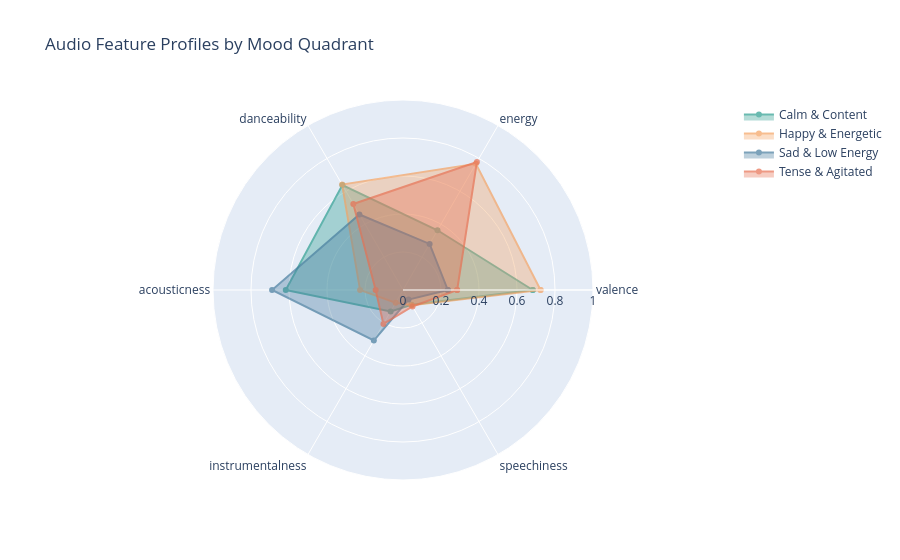

The code cell stored with this chart in its notebook:
### Code cell
# Radar chart using Plotly
fig = go.Figure()

colors_radar = {'Happy & Energetic': '#f4a261', 'Calm & Content': '#2a9d8f',
                'Tense & Agitated': '#e76f51', 'Sad & Low Energy': '#457b9d'}

for quadrant, row in quadrant_profiles.iterrows():
    values = row.tolist() + [row.tolist()[0]]  # close the polygon
    categories = radar_features + [radar_features[0]]
    fig.add_trace(go.Scatterpolar(
        r=values, theta=categories, fill='toself',
        name=quadrant, line_color=colors_radar[quadrant], opacity=0.7
    ))

fig.update_layout(
    polar=dict(radialaxis=dict(visible=True, range=[0, 1])),
    title='Audio Feature Profiles by Mood Quadrant',
    showlegend=True
)
fig.show()

### Figure 1 — Plotly figure (JSON) as saved in the notebook; plotly's stock layout.template omitted (floating-point values rounded to 4 significant figures)
{"data": [{"fill": "toself", "line": {"color": "#2a9d8f"}, "name": "Calm & Content", "opacity": 0.7, "r": [0.683, 0.363, 0.638, 0.617, 0.13, 0.09, 0.683], "theta": ["valence", "energy", "danceability", "acousticness", "instrumentalness", "speechiness", "valence"], "type": "scatterpolar"}, {"fill": "toself", "line": {"color": "#f4a261"}, "name": "Happy & Energetic", "opacity": 0.7, "r": [0.724, 0.767, 0.641, 0.226, 0.077, 0.092, 0.724], "theta": ["valence", "energy", "danceability", "acousticness", "instrumentalness", "speechiness", "valence"], "type": "scatterpolar"}, {"fill": "toself", "line": {"color": "#457b9d"}, "name": "Sad & Low Energy", "opacity": 0.7, "r": [0.236, 0.28, 0.459, 0.689, 0.307, 0.058, 0.236], "theta": ["valence", "energy", "danceability", "acousticness", "instrumentalness", "speechiness", "valence"], "type": "scatterpolar"}, {"fill": "toself", "line": {"color": "#e76f51"}, "name": "Tense & Agitated", "opacity": 0.7, "r": [0.285, 0.778, 0.523, 0.144, 0.206, 0.1, 0.285], "theta": ["valence", "energy", "danceability", "acousticness", "instrumentalness", "speechiness", "valence"], "type": "scatterpolar"}], "layout": {"polar": {"radialaxis": {"range": [0, 1], "visible": true}}, "showlegend": true, "title": {"text": "Audio Feature Profiles by Mood Quadrant"}}}
